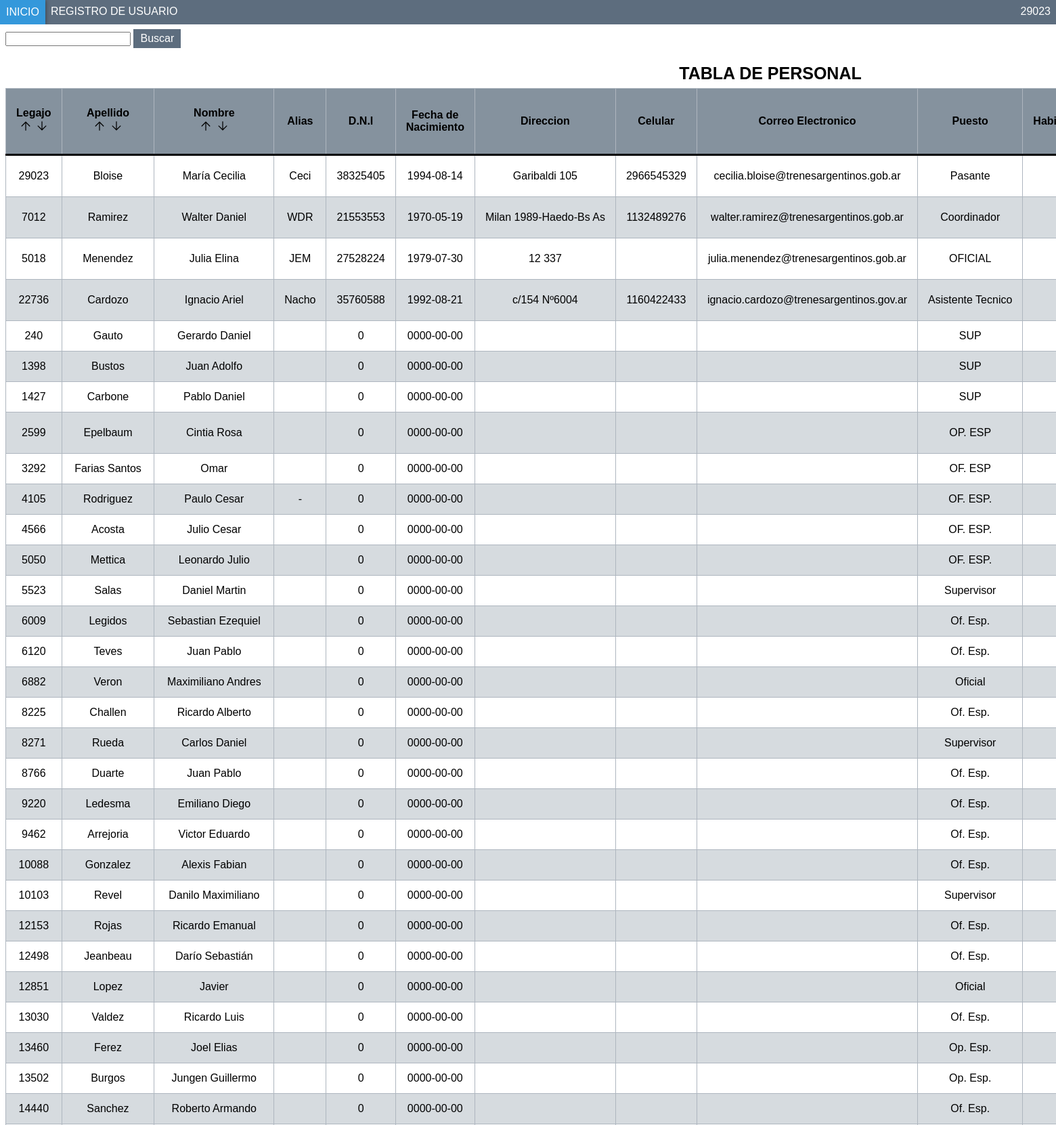
The page /Paginas/admi_general/usuarios/tabla_usuario.php (signed in, upper part) on the database its author committed.
### tables this page shows
CREATE TABLE `usuarios` (
  `id_usuario` int(11) NOT NULL,
  `legajo` int(6) NOT NULL,
  `apellido` text NOT NULL,
  `nombre` text NOT NULL,
  `alias` varchar(250) NOT NULL,
  `dni` int(8) NOT NULL,
  `fecha_de_nacimiento` date NOT NULL,
  `direccion` varchar(250) NOT NULL,
  `celular` varchar(20) NOT NULL,
  `mail` varchar(250) NOT NULL,
  `puesto` varchar(250) NOT NULL,
  `habilitaciones` varchar(400) NOT NULL,
  `supervisor_cargo` varchar(250) NOT NULL,
  `fecha_de_ingreso_a_la_empresa` date NOT NULL,
  `id_rol` int(11) NOT NULL,
  `contraseña` int(6) NOT NULL,
  `imagen` varchar(255) NOT NULL
);

### Paginas/admi_general/usuarios/tabla_usuario.php (the view, shortened to what this page needs)
<?php
    $conexion=conectar();
    $legajo = $_SESSION['legajo'];
    $sql = "SELECT * FROM usuarios
    INNER JOIN roles ON usuarios.id_rol=roles.id_rol";
    $query = mysqli_query($conexion, $sql);
?>
<!DOCTYPE html>
<html lang="es">
    <head>
        <link rel="stylesheet" href="../../../CSS/estiloMenuHorizontal.css"/>
        <link rel="stylesheet" href="../../../CSS/estiloTablas.css"/>
        <link rel="stylesheet" href="../../../CSS/estiloBuscador.css"/>
    </head>
    <header>
      <nav class="navMenu">
            <li><a href="../admi_personal.php" >Inicio</a></li>
            <li><a href="crear_usuario.php">Registro de usuario</a></li>
            <li class="legajo"><a href="#"><?php echo $legajo; ?></a></li>
        </nav>
    </header>
    <body>
        <div>
        <form action="tabla_usuario.php" method="POST" class="buscador">
            <input type="text" id="buscar" name="buscar" value="<?php echo isset($_POST['buscar']) ? htmlspecialchars($_POST['buscar'], ENT_QUOTES) : ''; ?>" >
            <input class="boton" type="submit" value="Buscar">
        </form>
            <table class="content-table">
            <caption><a href="tabla_usuario.php" style="color:black; text-decoration: none;" >TABLA DE PERSONAL</a></caption>
                <thead>
                    <tr>
                        <th scope="row">Legajo
                        <div class="float-right">
                                    <?php if (isset($_GET['columna']) && $_GET['columna'] == 'legajo' && $_GET['tipo'] == 'ASC'): ?>
                                        <svg xmlns="http://www.w3.org/2000/svg" height="20" viewBox="0 96 960 960" width="20"><path d="M450 896V370L202 618l-42-42 320-320 320 320-42 42-248-248v526h-60Z"/></svg>
                                        <?php else : ?>
                                            <a href="tabla_usuario.php?columna=legajo&tipo=asc"><svg xmlns="http://www.w3.org/2000/svg" height="20" viewBox="0 96 960 960" width="20"><path d="M450 896V370L202 618l-42-42 320-320 320 320-42 42-248-248v526h-60Z"/></svg></a>
                                        <?php endif; ?>
                                        <?php if (isset($_GET['columna']) && $_GET['columna'] == 'legajo' && $_GET['tipo'] == 'DESC') : ?>
                                            <svg xmlns="http://www.w3.org/2000/svg" height="20" viewBox="0 96 960 960" width="20"><path d="M480 896 160 576l42-42 248 248V256h60v526l248-248 42 42-320 320Z"/></svg>
                                        <?php else : ?>
                                            <a href="tabla_usuario.php?columna=legajo&tipo=desc"><svg xmlns="http://www.w3.org/2000/svg" height="20" viewBox="0 96 960 960" width="20"><path d="M480 896 160 576l42-42 248 248V256h60v526l248-248 42 42-320 320Z"/></svg></a>
                                        <?php endif; ?>
                            </div>
                        </th>
                        <th>Apellido
                            <div class="float-right">
                                    <?php if (isset($_GET['columna']) && $_GET['columna'] == 'apellido' && $_GET['tipo'] == 'ASC'): ?>
                                        <svg xmlns="http://www.w3.org/2000/svg" height="20" viewBox="0 96 960 960" width="20"><path d="M450 896V370L202 618l-42-42 320-320 320 320-42 42-248-248v526h-60Z"/></svg>
                                        <?php else : ?>
                                            <a href="tabla_usuario.php?columna=apellido&tipo=asc"><svg xmlns="http://www.w3.org/2000/svg" height="20" viewBox="0 96 960 960" width="20"><path d="M450 896V370L202 618l-42-42 320-320 320 320-42 42-248-248v526h-60Z"/></svg></a>
                                        <?php endif; ?>
                                        <?php if (isset($_GET['columna']) && $_GET['columna'] == 'apellido' && $_GET['tipo'] == 'DESC') : ?>
                                            <svg xmlns="http://www.w3.org/2000/svg" height="20" viewBox="0 96 960 960" width="20"><path d="M480 896 160 576l42-42 248 248V256h60v526l248-248 42 42-320 320Z"/></svg>
                                        <?php else : ?>
                                            <a href="tabla_usuario.php?columna=apellido&tipo=desc"><svg xmlns="http://www.w3.org/2000/svg" height="20" viewBox="0 96 960 960" width="20"><path d="M480 896 160 576l42-42 248 248V256h60v526l248-248 42 42-320 320Z"/></svg></a>
                                        <?php endif; ?>
                            </div>
                        </th>
                        <th>Nombre
                            <div class="float-right">
                                    <?php if (isset($_GET['columna']) && $_GET['columna'] == 'nombre' && $_GET['tipo'] == 'ASC'): ?>
                                        <svg xmlns="http://www.w3.org/2000/svg" height="20" viewBox="0 96 960 960" width="20"><path d="M450 896V370L202 618l-42-42 320-320 320 320-42 42-248-248v526h-60Z"/></svg>
                                        <?php else : ?>
                                            <a href="tabla_usuario.php?columna=nombre&tipo=asc"><svg xmlns="http://www.w3.org/2000/svg" height="20" viewBox="0 96 960 960" width="20"><path d="M450 896V370L202 618l-42-42 320-320 320 320-42 42-248-248v526h-60Z"/></svg></a>
                                        <?php endif; ?>
                                        <?php if (isset($_GET['columna']) && $_GET['columna'] == 'nombre' && $_GET['tipo'] == 'DESC') : ?>
                                            <svg xmlns="http://www.w3.org/2000/svg" height="20" viewBox="0 96 960 960" width="20"><path d="M480 896 160 576l42-42 248 248V256h60v526l248-248 42 42-320 320Z"/></svg>
                                        <?php else : ?>
                                            <a href="tabla_usuario.php?columna=nombre&tipo=desc"><svg xmlns="http://www.w3.org/2000/svg" height="20" viewBox="0 96 960 960" width="20"><path d="M480 896 160 576l42-42 248 248V256h60v526l248-248 42 42-320 320Z"/></svg></a>
                                        <?php endif; ?>
                            </div>
                        </th>
                        <th>Alias</th>
                        <th>D.N.I</th>
                        <th>Fecha de Nacimiento</th>
                        <th>Direccion</th>
                        <th>Celular</th>
                        <th>Correo Electronico</th>
                        <th>Puesto</th>
                        <th>Habilitaciones</th>
                    </tr>
                </thead>
                <tbody>
                    <?php
                         while($row=mysqli_fetch_array($query)){
                    ?>
                    <tr align="center">
                        <td scope="col"><?php echo $row['legajo']?></td>
                        <td nowrap><?php echo $row['apellido']?></td>
                        <td nowrap><?php echo $row['nombre']?></td>
                        <td nowrap><?php echo $row['alias']?></td>
                        <td><?php echo $row['dni']?></td>
                        <td><?php echo $row['fecha_de_nacimiento']?></td>
                        <td nowrap><?php echo $row['direccion']?></td>
                        <td><?php echo $row['celular']?></td>
                        <td><?php echo $row['mail']?></td>
                        <td nowrap><?php echo $row['puesto']?></td>
                        <td><?php echo $row['habilitaciones']?></td>
                    </tr>
                    <?php
                         }
                    ?>
                </tbody>
            </table>
        </div>
    </body>
</html>

### CSS/estiloMenuHorizontal.css (style rules this page uses)
* { font-family: Arial; }
header { margin: auto; width: 100%; display: table; }
.navMenu { list-style-type: none; margin: 0; padding: 0; overflow: hidden; background-color: #5D6D7E; position: fixed; top: 0; left: 0; width: 100%; }
li { float: left; }
.legajo { float: right; }
li a { display: block; padding: 8px; color: white; text-decoration: none; text-transform: uppercase; }
.navMenu:after { content: ""; display: table; clear: both; }

### CSS/estiloTablas.css (style rules this page uses)
.content-table { display: block; height: auto; border: none; }
table { border: 1px solid #85929E; border-collapse: collapse; }
caption { font-size: 25px; font-family: Arial; padding: 0.3em; text-transform: uppercase; font-weight: bold; }
thead { background-color: #85929E; text-align: center; border-bottom: solid 3px black; }
th, td { padding: 12px 15px; text-align: middle; font-family: Arial; border: 1px solid #AEB6BF; border-collapse: collapse; }
tr:nth-child(even) { background-color:#D6DBDF; }

### CSS/estiloBuscador.css (style rules this page uses)
.buscador { margin-top:35px; margin-bottom: 15px; }
.boton { background-color: #5D6D7E; color: white; padding: 5px 10px; margin-right: 16px; font-size: 30px; border: none; cursor: pointer; font-size: 16px; }

### rows shown on the page
usuarios: legajo "29023", apellido "Bloise", nombre "María Cecilia", alias "Ceci", dni "38325405", fecha_de_nacimiento "1994-08-14", direccion "Garibaldi 105", celular "2966545329", mail "cecilia.bloise@trenesargentinos.gob.ar", puesto "Pasante"
usuarios: legajo "7012", apellido "Ramirez", nombre "Walter Daniel", alias "WDR", dni "21553553", fecha_de_nacimiento "1970-05-19", direccion "Milan 1989-Haedo-Bs As", celular "1132489276", mail "walter.ramirez@trenesargentinos.gob.ar", puesto "Coordinador"
usuarios: legajo "5018", apellido "Menendez", nombre "Julia Elina", alias "JEM", dni "27528224", fecha_de_nacimiento "1979-07-30", direccion "12 337", mail "julia.menendez@trenesargentinos.gob.ar", puesto "OFICIAL"
usuarios: legajo "22736", apellido "Cardozo", nombre "Ignacio Ariel", alias "Nacho", dni "35760588", fecha_de_nacimiento "1992-08-21", direccion "c/154 Nº6004", celular "1160422433", mail "ignacio.cardozo@trenesargentinos.gov.ar", puesto "Asistente Tecnico"
usuarios: legajo "240", apellido "Gauto", nombre "Gerardo Daniel", dni "0", fecha_de_nacimiento "0000-00-00", puesto "SUP"
usuarios: legajo "1398", apellido "Bustos", nombre "Juan Adolfo", dni "0", fecha_de_nacimiento "0000-00-00", puesto "SUP"
usuarios: legajo "1427", apellido "Carbone", nombre "Pablo Daniel", dni "0", fecha_de_nacimiento "0000-00-00", puesto "SUP"
usuarios: legajo "2599", apellido "Epelbaum", nombre "Cintia Rosa", dni "0", fecha_de_nacimiento "0000-00-00", puesto "OP. ESP"
usuarios: legajo "3292", apellido "Farias Santos", nombre "Omar", dni "0", fecha_de_nacimiento "0000-00-00", puesto "OF. ESP"
usuarios: legajo "4105", apellido "Rodriguez", nombre "Paulo Cesar", alias "-", dni "0", fecha_de_nacimiento "0000-00-00", puesto "OF. ESP."
usuarios: legajo "4566", apellido "Acosta", nombre "Julio Cesar", dni "0", fecha_de_nacimiento "0000-00-00", puesto "OF. ESP."
usuarios: legajo "5050", apellido "Mettica", nombre "Leonardo Julio", dni "0", fecha_de_nacimiento "0000-00-00", puesto "OF. ESP."
usuarios: legajo "5523", apellido "Salas", nombre "Daniel Martin", dni "0", fecha_de_nacimiento "0000-00-00", puesto "Supervisor"
usuarios: legajo "6009", apellido "Legidos", nombre "Sebastian Ezequiel", dni "0", fecha_de_nacimiento "0000-00-00", puesto "Of. Esp."
usuarios: legajo "6120", apellido "Teves", nombre "Juan Pablo", dni "0", fecha_de_nacimiento "0000-00-00", puesto "Of. Esp."
usuarios: legajo "6882", apellido "Veron", nombre "Maximiliano Andres", dni "0", fecha_de_nacimiento "0000-00-00", puesto "Oficial"
usuarios: legajo "8225", apellido "Challen", nombre "Ricardo Alberto", dni "0", fecha_de_nacimiento "0000-00-00", puesto "Of. Esp."
usuarios: legajo "8271", apellido "Rueda", nombre "Carlos Daniel", dni "0", fecha_de_nacimiento "0000-00-00", puesto "Supervisor"
usuarios: legajo "8766", apellido "Duarte", nombre "Juan Pablo", dni "0", fecha_de_nacimiento "0000-00-00", puesto "Of. Esp."
usuarios: legajo "9220", apellido "Ledesma", nombre "Emiliano Diego", dni "0", fecha_de_nacimiento "0000-00-00", puesto "Of. Esp."
usuarios: legajo "9462", apellido "Arrejoria", nombre "Victor Eduardo", dni "0", fecha_de_nacimiento "0000-00-00", puesto "Of. Esp."
usuarios: legajo "10088", apellido "Gonzalez", nombre "Alexis Fabian", dni "0", fecha_de_nacimiento "0000-00-00", puesto "Of. Esp."
usuarios: legajo "10103", apellido "Revel", nombre "Danilo Maximiliano", dni "0", fecha_de_nacimiento "0000-00-00", puesto "Supervisor"
usuarios: legajo "12153", apellido "Rojas", nombre "Ricardo Emanual", dni "0", fecha_de_nacimiento "0000-00-00", puesto "Of. Esp."
usuarios: legajo "12498", apellido "Jeanbeau", nombre "Darío Sebastián", dni "0", fecha_de_nacimiento "0000-00-00", puesto "Of. Esp."
usuarios: legajo "12851", apellido "Lopez", nombre "Javier", dni "0", fecha_de_nacimiento "0000-00-00", puesto "Oficial"
usuarios: legajo "13030", apellido "Valdez", nombre "Ricardo Luis", dni "0", fecha_de_nacimiento "0000-00-00", puesto "Of. Esp."
usuarios: legajo "13460", apellido "Ferez", nombre "Joel Elias", dni "0", fecha_de_nacimiento "0000-00-00", puesto "Op. Esp."
usuarios: legajo "13502", apellido "Burgos", nombre "Jungen Guillermo", dni "0", fecha_de_nacimiento "0000-00-00", puesto "Op. Esp."
usuarios: legajo "14440", apellido "Sanchez", nombre "Roberto Armando", dni "0", fecha_de_nacimiento "0000-00-00", puesto "Of. Esp."

### other values the page prints
$legajo "29023"
